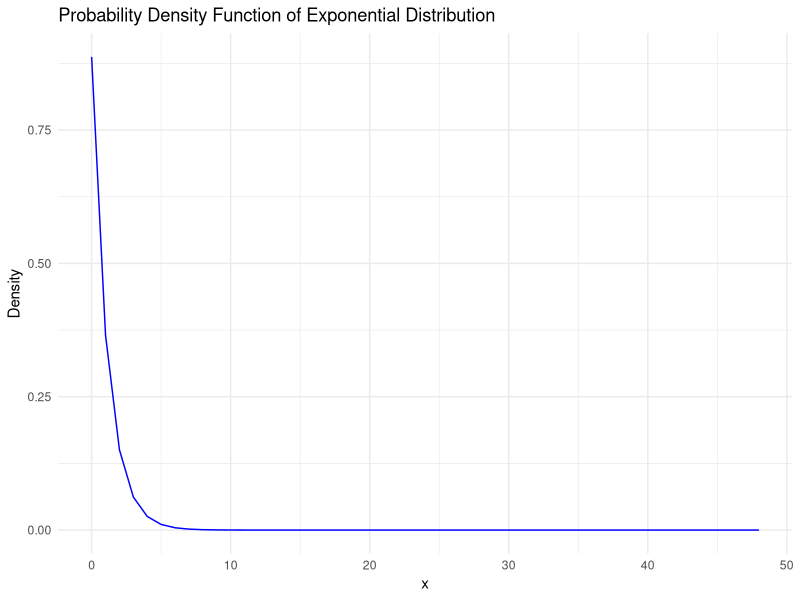
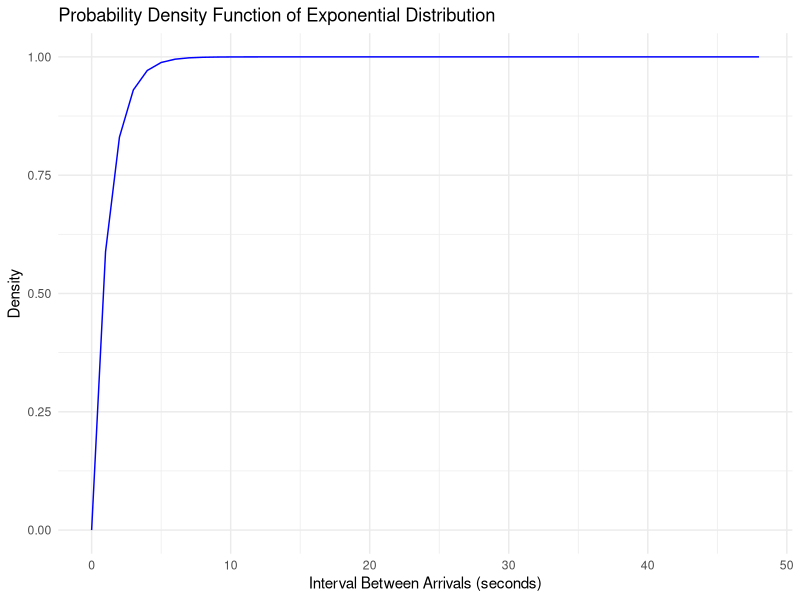
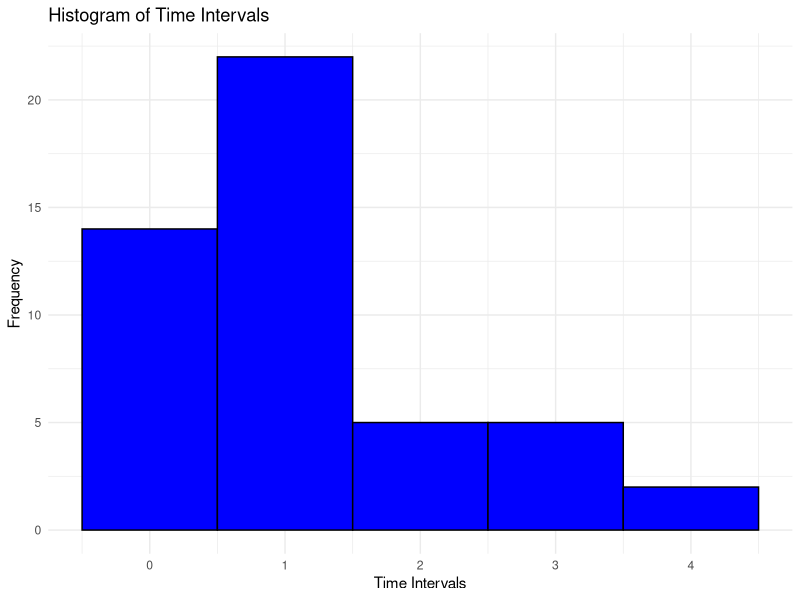

These charts were generated, in order, by the following R code:
## ---- chunk 1
knitr::opts_chunk$set(echo = TRUE)
## ---- chunk 2
library(readxl)
library(ggplot2)

data = read_excel("FA7 - Data.xlsx")
## ---- chunk 3

mean_minutes <- mean(as.numeric(data$...5[2:49]), na.rm = TRUE)

mean_rate = mean_minutes  
lambda <- 1 / mean_rate
x = seq(0, 48, by = 1)

pdf = dexp(x, rate = lambda)
cdf = pexp(x, rate = lambda)

pdf_data = data.frame(x = x, pdf = pdf)
cdf_data = data.frame(x = x, cdf = cdf)


cat("The Average Arrival Time:", mean_rate, "minutes.\n",
    "The Mean (expected value):" , lambda, "\n")


## ---- chunk 4
ggplot(pdf_data, aes(x = x, y = pdf)) +
  geom_line(color = "blue") +
  labs(title = "Probability Density Function of Exponential Distribution",
       x = "x",
       y = "Density") +
  theme_minimal()
## ---- chunk 5
ggplot(cdf_data, aes(x = x, y = cdf)) +
  geom_line(color = "blue") +
  labs(title = "Probability Density Function of Exponential Distribution",
       x = "Interval Between Arrivals (seconds)",
       y = "Density") +
  theme_minimal()
## ---- chunk 6
time_intervals = as.numeric(data$...5[2:49])

ggplot(data.frame(time_intervals), aes(x = time_intervals)) + geom_histogram(binwidth = 1, fill = "blue", color = "black") + labs(title = "Histogram of Time Intervals", x = "Time Intervals", y = "Frequency") + theme_minimal()
